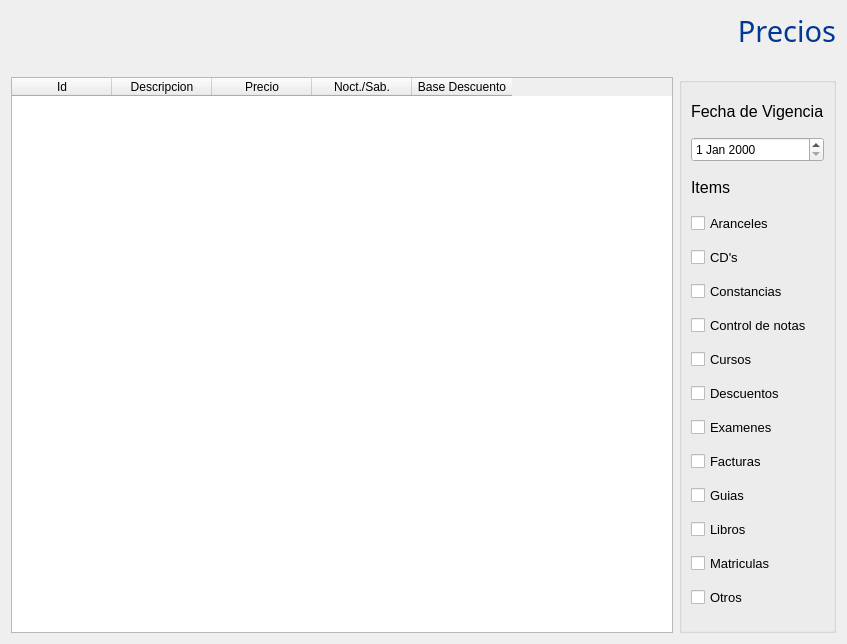
<?xml version="1.0" encoding="UTF-8"?>
<ui version="4.0">
 <class>precios</class>
 <widget class="QWidget" name="precios">
  <property name="geometry">
   <rect>
    <x>0</x>
    <y>0</y>
    <width>847</width>
    <height>644</height>
   </rect>
  </property>
  <property name="windowTitle">
   <string>Form</string>
  </property>
  <layout class="QVBoxLayout" name="verticalLayout_2">
   <item>
    <widget class="QLabel" name="label">
     <property name="font">
      <font>
       <family>Gill Sans MT</family>
       <pointsize>22</pointsize>
       <weight>50</weight>
       <italic>false</italic>
       <bold>false</bold>
      </font>
     </property>
     <property name="styleSheet">
      <string notr="true">font: 22pt &quot;Gill Sans MT&quot;;
color: rgb(00,56,147);</string>
     </property>
     <property name="text">
      <string>Precios</string>
     </property>
     <property name="alignment">
      <set>Qt::AlignRight|Qt::AlignTrailing|Qt::AlignVCenter</set>
     </property>
    </widget>
   </item>
   <item>
    <spacer name="verticalSpacer">
     <property name="orientation">
      <enum>Qt::Vertical</enum>
     </property>
     <property name="sizeType">
      <enum>QSizePolicy::Fixed</enum>
     </property>
     <property name="sizeHint" stdset="0">
      <size>
       <width>20</width>
       <height>20</height>
      </size>
     </property>
    </spacer>
   </item>
   <item>
    <layout class="QHBoxLayout" name="horizontalLayout">
     <item>
      <widget class="QTableWidget" name="tabla">
       <property name="font">
        <font>
         <family>Segoe UI</family>
        </font>
       </property>
       <column>
        <property name="text">
         <string>Id</string>
        </property>
       </column>
       <column>
        <property name="text">
         <string>Descripcion</string>
        </property>
       </column>
       <column>
        <property name="text">
         <string>Precio</string>
        </property>
       </column>
       <column>
        <property name="text">
         <string>Noct./Sab.</string>
        </property>
       </column>
       <column>
        <property name="text">
         <string>Base Descuento</string>
        </property>
       </column>
      </widget>
     </item>
     <item>
      <widget class="QGroupBox" name="groupBox_2">
       <property name="title">
        <string/>
       </property>
       <layout class="QVBoxLayout" name="verticalLayout">
        <item>
         <widget class="QLabel" name="label_5">
          <property name="minimumSize">
           <size>
            <width>0</width>
            <height>0</height>
           </size>
          </property>
          <property name="maximumSize">
           <size>
            <width>16777215</width>
            <height>25</height>
           </size>
          </property>
          <property name="font">
           <font>
            <family>Segoe UI</family>
            <pointsize>12</pointsize>
            <weight>50</weight>
            <bold>false</bold>
           </font>
          </property>
          <property name="text">
           <string>Fecha de Vigencia</string>
          </property>
         </widget>
        </item>
        <item>
         <widget class="QDateEdit" name="p_fecha">
          <property name="minimumSize">
           <size>
            <width>0</width>
            <height>25</height>
           </size>
          </property>
          <property name="font">
           <font>
            <family>Segoe UI</family>
            <pointsize>9</pointsize>
           </font>
          </property>
         </widget>
        </item>
        <item>
         <widget class="QLabel" name="label_4">
          <property name="maximumSize">
           <size>
            <width>16777215</width>
            <height>25</height>
           </size>
          </property>
          <property name="font">
           <font>
            <family>Segoe UI</family>
            <pointsize>12</pointsize>
            <weight>50</weight>
            <bold>false</bold>
           </font>
          </property>
          <property name="text">
           <string>Items</string>
          </property>
         </widget>
        </item>
        <item>
         <widget class="QCheckBox" name="p_arancel">
          <property name="font">
           <font>
            <family>Segoe UI</family>
            <pointsize>10</pointsize>
           </font>
          </property>
          <property name="text">
           <string>Aranceles</string>
          </property>
         </widget>
        </item>
        <item>
         <widget class="QCheckBox" name="p_cd">
          <property name="font">
           <font>
            <family>Segoe UI</family>
            <pointsize>10</pointsize>
           </font>
          </property>
          <property name="text">
           <string>CD's</string>
          </property>
         </widget>
        </item>
        <item>
         <widget class="QCheckBox" name="p_constancia">
          <property name="font">
           <font>
            <family>Segoe UI</family>
            <pointsize>10</pointsize>
           </font>
          </property>
          <property name="text">
           <string>Constancias</string>
          </property>
         </widget>
        </item>
        <item>
         <widget class="QCheckBox" name="p_boleta">
          <property name="font">
           <font>
            <family>Segoe UI</family>
            <pointsize>10</pointsize>
           </font>
          </property>
          <property name="text">
           <string>Control de notas</string>
          </property>
         </widget>
        </item>
        <item>
         <widget class="QCheckBox" name="p_curso">
          <property name="font">
           <font>
            <family>Segoe UI</family>
            <pointsize>10</pointsize>
           </font>
          </property>
          <property name="text">
           <string>Cursos</string>
          </property>
         </widget>
        </item>
        <item>
         <widget class="QCheckBox" name="p_descuento">
          <property name="font">
           <font>
            <family>Segoe UI</family>
            <pointsize>10</pointsize>
           </font>
          </property>
          <property name="text">
           <string>Descuentos</string>
          </property>
         </widget>
        </item>
        <item>
         <widget class="QCheckBox" name="p_examen">
          <property name="font">
           <font>
            <family>Segoe UI</family>
            <pointsize>10</pointsize>
           </font>
          </property>
          <property name="text">
           <string>Examenes</string>
          </property>
         </widget>
        </item>
        <item>
         <widget class="QCheckBox" name="p_factura">
          <property name="font">
           <font>
            <family>Segoe UI</family>
            <pointsize>10</pointsize>
           </font>
          </property>
          <property name="text">
           <string>Facturas</string>
          </property>
         </widget>
        </item>
        <item>
         <widget class="QCheckBox" name="p_guia">
          <property name="font">
           <font>
            <family>Segoe UI</family>
            <pointsize>10</pointsize>
           </font>
          </property>
          <property name="text">
           <string>Guias</string>
          </property>
         </widget>
        </item>
        <item>
         <widget class="QCheckBox" name="p_libro">
          <property name="font">
           <font>
            <family>Segoe UI</family>
            <pointsize>10</pointsize>
           </font>
          </property>
          <property name="text">
           <string>Libros</string>
          </property>
         </widget>
        </item>
        <item>
         <widget class="QCheckBox" name="p_matricula">
          <property name="font">
           <font>
            <family>Segoe UI</family>
            <pointsize>10</pointsize>
           </font>
          </property>
          <property name="text">
           <string>Matriculas</string>
          </property>
         </widget>
        </item>
        <item>
         <widget class="QCheckBox" name="p_otro">
          <property name="font">
           <font>
            <family>Segoe UI</family>
            <pointsize>10</pointsize>
           </font>
          </property>
          <property name="text">
           <string>Otros</string>
          </property>
         </widget>
        </item>
       </layout>
      </widget>
     </item>
    </layout>
   </item>
  </layout>
 </widget>
 <resources/>
 <connections/>
</ui>
